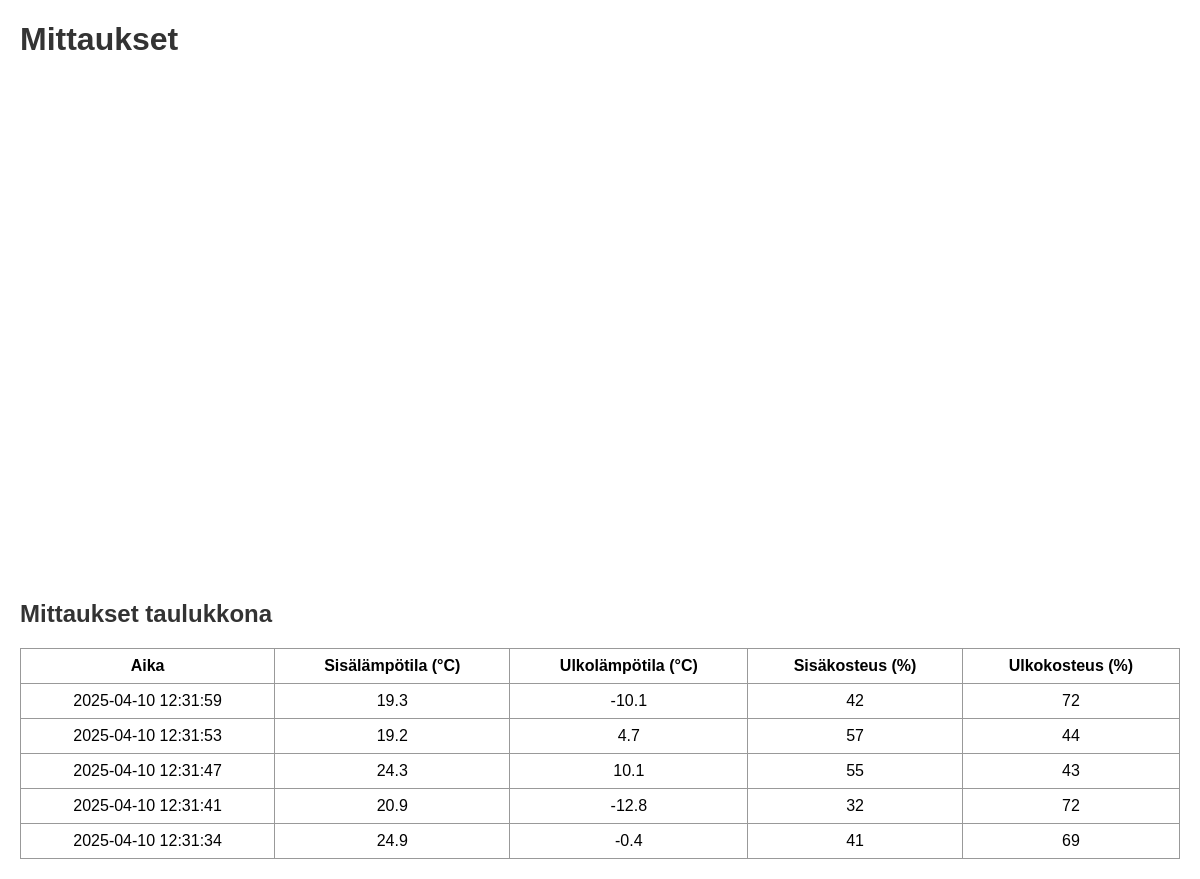
/, run on an earlier commit of the app's database.
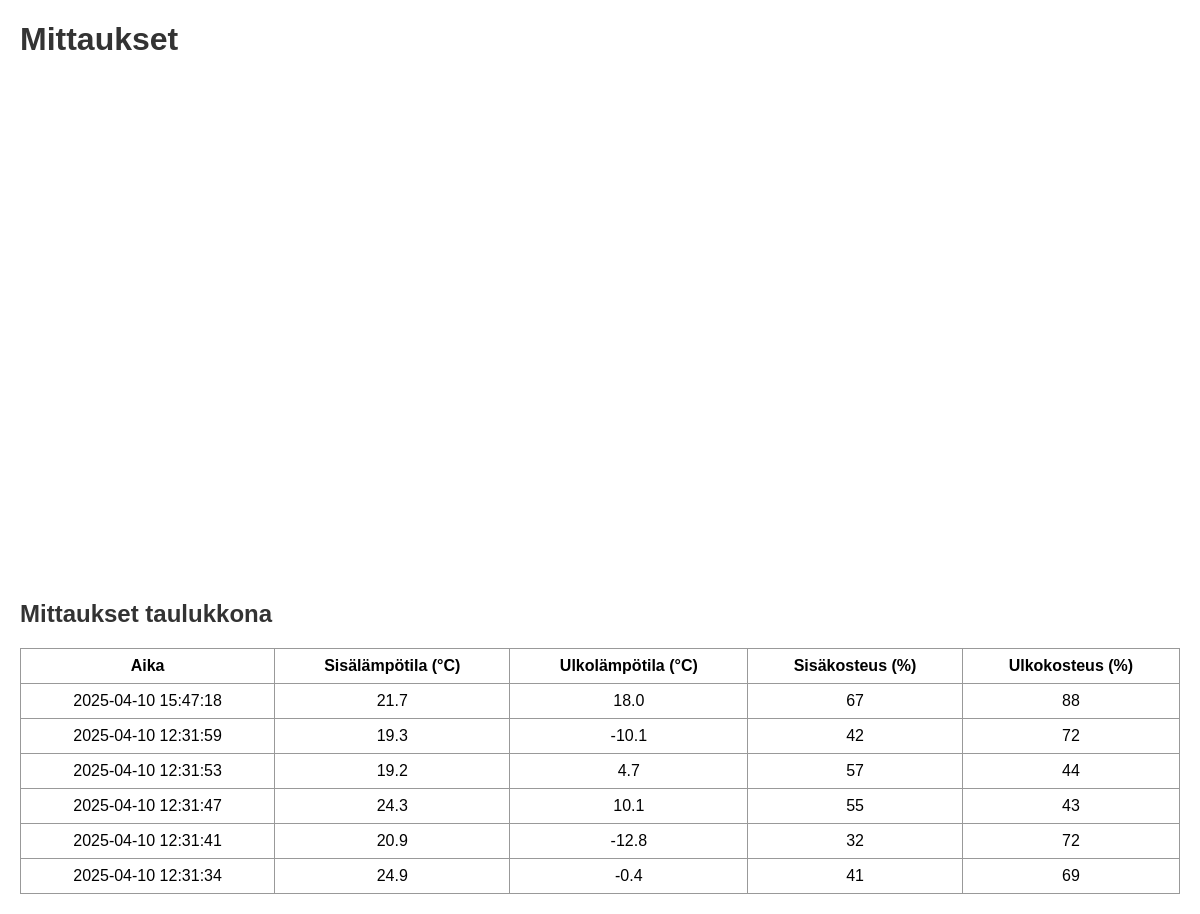
And on a later commit of the database.
### tables this page shows
CREATE TABLE mittaukset (
            id INTEGER PRIMARY KEY AUTOINCREMENT,
            aika TEXT,
            lampo_sisa REAL,
            lampo_ulko REAL,
            kosteus_sisa INTEGER,
            kosteus_ulko INTEGER
        );

### app.py (the view)
@app.route('/')
def index():
    conn = sqlite3.connect("mittaukset.db3")
    conn.row_factory = sqlite3.Row
    cursor = conn.cursor()
    cursor.execute("""
        SELECT aika, lampo_sisa, lampo_ulko, kosteus_sisa, kosteus_ulko
        FROM (
            SELECT * FROM mittaukset
            ORDER BY id ASC
            LIMIT 100
        ) ORDER BY id DESC
    """)
    data = cursor.fetchall()
    conn.close()
    return render_template("chart.html", taulukko=data)

### templates/chart.html (shortened to what this page needs)
<!doctype html>
<html lang="fi">
<head>
    <link rel="stylesheet" href="{{ url_for('static', filename='styles.css') }}">
</head>
<body>
    <h1>Mittaukset</h1>
    <div id="chart_div" style="width: 100%; height: 500px;"></div>
    <h2>Mittaukset taulukkona</h2>
    <table>
        <thead>
            <tr>
                <th>Aika</th>
                <th>Sisälämpötila (°C)</th>
                <th>Ulkolämpötila (°C)</th>
                <th>Sisäkosteus (%)</th>
                <th>Ulkokosteus (%)</th>
            </tr>
        </thead>
        <tbody>
            {% for mittaus in taulukko %}
            <tr>
                <td>{{ mittaus.aika }}</td>
                <td>{{ mittaus.lampo_sisa }}</td>
                <td>{{ mittaus.lampo_ulko }}</td>
                <td>{{ mittaus.kosteus_sisa }}</td>
                <td>{{ mittaus.kosteus_ulko }}</td>
            </tr>
            {% endfor %}
        </tbody>
    </table>
</body>
</html>

### static/styles.css (style rules this page uses)
body { font-family: Arial, sans-serif; margin: 20px; }
h1, h2 { color: #333; }
table, th, td { border: 1px solid #999; border-collapse: collapse; padding: 8px; text-align: center; }
table { margin-top: 20px; width: 100%; }

What changed in the data, as far as the page shows it:
added mittaukset: aika "2025-04-10 15:47:18", lampo_sisa "21.7", lampo_ulko "18.0", kosteus_sisa "67", kosteus_ulko "88"
